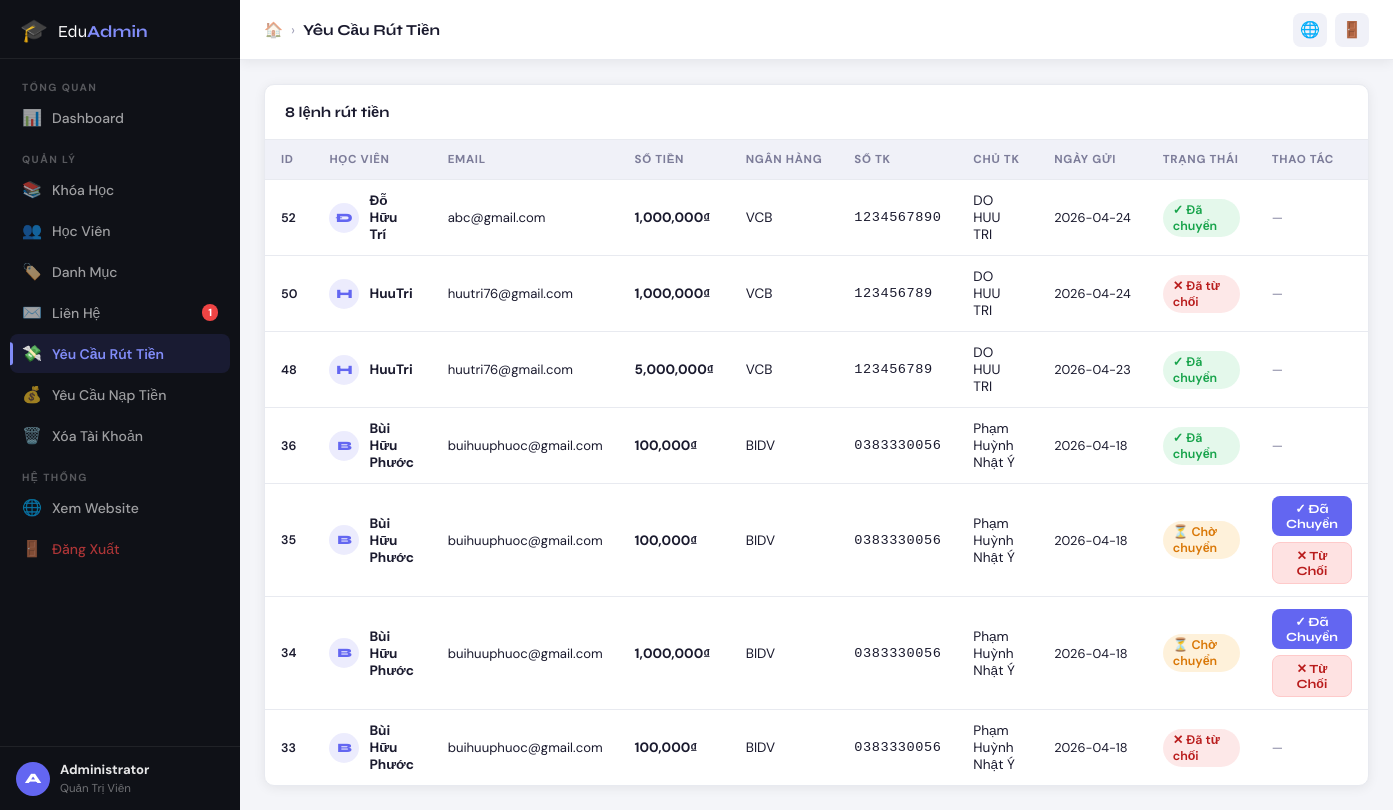
The app's page /admin/withdrawals (signed in) with its own data.
### tables this page shows
CREATE TABLE users (
    id INTEGER PRIMARY KEY AUTOINCREMENT,
    name TEXT NOT NULL,
    email TEXT UNIQUE NOT NULL,
    password TEXT NOT NULL,
    avatar TEXT DEFAULT NULL,
    is_admin INTEGER DEFAULT 0,
    wallet_balance REAL DEFAULT 0,
    created_at DATETIME DEFAULT CURRENT_TIMESTAMP
, bank_name TEXT DEFAULT "", bank_account TEXT DEFAULT "", bank_holder TEXT DEFAULT "");

CREATE TABLE wallet_transactions (
    id INTEGER PRIMARY KEY AUTOINCREMENT,
    user_id INTEGER NOT NULL,
    type TEXT NOT NULL CHECK(type IN ('deposit','withdraw','purchase','refund')),
    amount REAL NOT NULL,
    description TEXT,
    status TEXT DEFAULT 'completed' CHECK(status IN ('pending','completed','failed')),
    created_at DATETIME DEFAULT CURRENT_TIMESTAMP,
    FOREIGN KEY (user_id) REFERENCES users(id)
);

### app.py (the view)
@app.route('/admin/withdrawals')
@admin_required
def admin_withdrawals():
    page     = int(request.args.get('page', 1))
    per_page = 15
    conn     = get_db()
    try:
        conn.execute('ALTER TABLE users ADD COLUMN bank_name TEXT DEFAULT ""'); conn.commit()
    except: pass
    try:
        conn.execute('ALTER TABLE users ADD COLUMN bank_account TEXT DEFAULT ""'); conn.commit()
    except: pass
    try:
        conn.execute('ALTER TABLE users ADD COLUMN bank_holder TEXT DEFAULT ""'); conn.commit()
    except: pass
    total    = conn.execute("SELECT COUNT(*) FROM wallet_transactions WHERE type='withdraw'").fetchone()[0]
    requests = conn.execute(
        '''SELECT wt.*, u.name as user_name, u.email as user_email,
                  u.bank_name, u.bank_account, u.bank_holder
           FROM wallet_transactions wt
           JOIN users u ON wt.user_id=u.id
           WHERE wt.type='withdraw'
           ORDER BY wt.created_at DESC
           LIMIT ? OFFSET ?''',
        (per_page, (page-1)*per_page)
    ).fetchall()
    conn.close()
    return render_template('admin/withdrawals.html', requests=requests, total=total,
                           page=page, total_pages=(total+per_page-1)//per_page)

### app.py (called while the page is built, shortened)
def get_db():
    conn = sqlite3.connect(DB)
    conn.row_factory = sqlite3.Row
    return conn

def admin_required(f):
    @wraps(f)
    def decorated(*args, **kwargs):
        if 'user_id' not in session:
            return redirect(url_for('admin_login'))
        conn = get_db()
        user = conn.execute('SELECT is_admin FROM users WHERE id=?', (session['user_id'],)).fetchone()
        conn.close()
        if not user or not user['is_admin']:
            return redirect(url_for('admin_login'))
        return f(*args, **kwargs)
    return decorated

def get_current_user():
    if 'user_id' in session:
        conn = get_db()
        user = conn.execute('SELECT * FROM users WHERE id=?', (session['user_id'],)).fetchone()
        conn.close()
        return user
    return None

@app.context_processor
def inject_user():
    return {'current_user': get_current_user()}

@app.context_processor
def admin_helpers():
    def get_contact_count():
        try:
            conn = get_db()
            n = conn.execute('SELECT COUNT(*) FROM contacts').fetchone()[0]
            conn.close()
            return n
        except:
            return 0
    return {'get_contact_count': get_contact_count}

@app.context_processor
def teacher_application_notifications():
    if 'user_id' not in session:
        return {'header_app_update_count': 0}
    try:
        conn = get_db()
        ensure_teacher_recruitment_tables(conn)
        user = conn.execute('SELECT is_admin FROM users WHERE id=?', (session['user_id'],)).fetchone()
        if not user or user['is_admin']:
            conn.close()
            return {'header_app_update_count': 0}
    except Exception:
        return {'header_app_update_count': 0}

### templates/admin/withdrawals.html (shortened to what this page needs)
{% extends "admin/layout.html" %}
{% block page_title %}Yêu Cầu Rút Tiền{% endblock %}
{% block content %}
<div class="dash-card">
  <div class="dash-card-header">
    <h3>{{ total }} lệnh rút tiền</h3>
  </div>
  <div class="admin-table-wrap">
    <table class="admin-table">
      <thead>
        <tr>
          <th>ID</th>
          <th>Học Viên</th>
          <th>Email</th>
          <th>Số Tiền</th>
          <th>Ngân Hàng</th>
          <th>Số TK</th>
          <th>Chủ TK</th>
          <th>Ngày Gửi</th>
          <th>Trạng Thái</th>
          <th>Thao Tác</th>
        </tr>
      </thead>
      <tbody>
        {% for r in requests %}
        <tr id="row-wd-{{ r.id }}">
          <td class="td-id">{{ r.id }}</td>
          <td>
            <div class="td-user">
              <div class="td-avatar">{{ r.user_name[0] }}</div>
              <strong>{{ r.user_name }}</strong>
            </div>
          </td>
          <td class="td-email">{{ r.user_email }}</td>
          <td style="font-weight:700;color:var(--a-primary);white-space:nowrap;">
            {{ "{:,.0f}".format(r.amount) }}₫
          </td>
          <td>{{ r.bank_name or '—' }}</td>
          <td style="font-family:monospace;letter-spacing:.04em;">{{ r.bank_account or '—' }}</td>
          <td>{{ r.bank_holder or '—' }}</td>
          <td class="td-date">{{ r.created_at[:10] if r.created_at else '—' }}</td>
          <td>
            {% if r.status == 'pending' %}
              <span class="badge-wd badge-wd-pending">⏳ Chờ chuyển</span>
            {% elif r.status == 'completed' %}
              <span class="badge-wd badge-wd-done">✓ Đã chuyển</span>
            {% elif r.status == 'failed' %}
              <span class="badge-wd badge-wd-reject">✕ Đã từ chối</span>
            {% else %}
              <span class="badge-wd badge-wd-other">{{ r.status }}</span>
            {% endif %}
          </td>
          <td>
            {% if r.status == 'pending' %}
            <div style="display:flex;flex-wrap:wrap;gap:6px;align-items:center;">
              <button type="button" class="btn-admin-primary btn-sm" onclick="completeWithdrawal({{ r.id }})">✓ Đã Chuyển</button>
              <button type="button" class="btn-admin-danger btn-sm" onclick="rejectWithdrawal({{ r.id }})">✕ Từ Chối</button>
            </div>
            {% else %}
              <span style="color:var(--a-text-muted);font-size:.8rem;">—</span>
            {% endif %}
          </td>
        </tr>
        {% else %}
        <tr><td colspan="10" class="td-empty">Không có lệnh rút tiền nào.</td></tr>
        {% endfor %}
      </tbody>
    </table>
  </div>
</div>
{% endblock %}

### templates/admin/layout.html (shortened to what this page needs)
<!DOCTYPE html>
<html lang="vi">
<head>
  <link rel="stylesheet" href="{{ url_for('static', filename='css/admin.css') }}">
</head>
<body class="admin-body">
<aside class="admin-sidebar" id="admin-sidebar">
  <div class="sidebar-brand">
    <span class="brand-icon">🎓</span>
    <span class="brand-text">Edu<strong>Admin</strong></span>
  </div>
  <nav class="sidebar-nav">
    <div class="nav-group">
      <span class="nav-group-label">Tổng Quan</span>
      <a href="{{ url_for('admin_dashboard') }}" class="sidebar-link {% if request.endpoint=='admin_dashboard' %}active{% endif %}">
        <span class="sl-icon">📊</span> Dashboard
      </a>
    </div>
    <div class="nav-group">
      <span class="nav-group-label">Quản Lý</span>
      <a href="{{ url_for('admin_courses') }}" class="sidebar-link {% if request.endpoint=='admin_courses' %}active{% endif %}">
        <span class="sl-icon">📚</span> Khóa Học
      </a>
      <a href="{{ url_for('admin_users') }}" class="sidebar-link {% if request.endpoint=='admin_users' %}active{% endif %}">
        <span class="sl-icon">👥</span> Học Viên
      </a>
      <a href="{{ url_for('admin_categories') }}" class="sidebar-link {% if request.endpoint=='admin_categories' %}active{% endif %}">
        <span class="sl-icon">🏷️</span> Danh Mục
      </a>
      <a href="{{ url_for('admin_contacts') }}" class="sidebar-link {% if request.endpoint=='admin_contacts' %}active{% endif %}">
        <span class="sl-icon">✉️</span> Liên Hệ
        {% set cnt = get_contact_count() %}
        {% if cnt > 0 %}<span class="badge-nav">{{ cnt }}</span>{% endif %}
      </a>
      <a href="{{ url_for('admin_withdrawals') }}" class="sidebar-link {% if request.endpoint=='admin_withdrawals' %}active{% endif %}">
        <span class="sl-icon">💸</span> Yêu Cầu Rút Tiền
      </a>
      <a href="{{ url_for('admin_deposits') }}" class="sidebar-link {% if request.endpoint=='admin_deposits' %}active{% endif %}">
        <span class="sl-icon">💰</span> Yêu Cầu Nạp Tiền
      </a>
      <a href="{{ url_for('admin_delete_requests') }}" class="sidebar-link {% if request.endpoint=='admin_delete_requests' %}active{% endif %}">
        <span class="sl-icon">🗑️</span> Xóa Tài Khoản
      </a>
    </div>
    <div class="nav-group">
      <span class="nav-group-label">Hệ Thống</span>
      <a href="{{ url_for('trang_chu') }}" target="_blank" class="sidebar-link">
        <span class="sl-icon">🌐</span> Xem Website
      </a>
      <a href="{{ url_for('admin_logout') }}" class="sidebar-link sidebar-logout">
        <span class="sl-icon">🚪</span> Đăng Xuất
      </a>
    </div>
  </nav>
  <div class="sidebar-user">
    <div class="su-avatar">{{ session.get('user_name','A')[0] }}</div>
    <div class="su-info">
      <strong>{{ session.get('user_name','Admin') }}</strong>
      <span>Quản Trị Viên</span>
    </div>
  </div>
</aside>
<div class="admin-main" id="admin-main">
  <header class="admin-topbar">
    <div class="topbar-breadcrumb">
      <a href="{{ url_for('admin_dashboard') }}" class="breadcrumb-home">🏠</a>
      <span class="breadcrumb-sep">›</span>
      <span class="topbar-title">{% block page_title %}Dashboard{% endblock %}</span>
    </div>
    <div class="topbar-actions">
      <a href="{{ url_for('trang_chu') }}" target="_blank" class="topbar-btn" title="Xem website">🌐</a>
      <a href="{{ url_for('admin_logout') }}" class="topbar-btn topbar-logout" title="Đăng xuất">🚪</a>
    </div>
  </header>
  <div class="admin-content">
    {% block content %}{% endblock %}
  </div>
</div>
</body>
</html>

### templates/admin/withdrawals.html (style rules this page uses)
.badge-wd { display:inline-block; padding:3px 10px; border-radius:20px; font-size:.78rem; font-weight:600; }
.badge-wd-pending { background:rgba(245,158,11,.15); color:#d97706; }
.badge-wd-done { background:rgba(34,197,94,.12); color:#16a34a; }
.badge-wd-reject { background:rgba(239,68,68,.12); color:#b91c1c; }
.btn-sm { padding:5px 12px !important; font-size:.78rem !important; }
.btn-admin-danger { background:#fee2e2 !important; color:#b91c1c !important; border:1px solid #fecaca !important; }

### records on screen
users: get "Administrator"
wallet_transactions: id "52", name "Đ", user_name "Đỗ Hữu Trí", user_email "abc@gmail.com", amount "1,000,000", bank_name "VCB", bank_account "1234567890", bank_holder "DO HUU TRI", created_at "2026-04-24", status "✓ Đã chuyển"
wallet_transactions: id "50", name "H", user_name "HuuTri", user_email "huutri76@gmail.com", amount "1,000,000", bank_name "VCB", bank_account "123456789", bank_holder "DO HUU TRI", created_at "2026-04-24", status "✕ Đã từ chối"
wallet_transactions: id "48", name "H", user_name "HuuTri", user_email "huutri76@gmail.com", amount "5,000,000", bank_name "VCB", bank_account "123456789", bank_holder "DO HUU TRI", created_at "2026-04-23", status "✓ Đã chuyển"
wallet_transactions: id "36", name "B", user_name "Bùi Hữu Phước", user_email "buihuuphuoc@gmail.com", amount "100,000", bank_name "BIDV", bank_account "0383330056", bank_holder "Phạm Huỳnh Nhật Ý", created_at "2026-04-18", status "✓ Đã chuyển"
wallet_transactions: id "35", name "B", user_name "Bùi Hữu Phước", user_email "buihuuphuoc@gmail.com", amount "100,000", bank_name "BIDV", bank_account "0383330056", bank_holder "Phạm Huỳnh Nhật Ý", created_at "2026-04-18", status "⏳ Chờ chuyển"
wallet_transactions: id "34", name "B", user_name "Bùi Hữu Phước", user_email "buihuuphuoc@gmail.com", amount "1,000,000", bank_name "BIDV", bank_account "0383330056", bank_holder "Phạm Huỳnh Nhật Ý", created_at "2026-04-18", status "⏳ Chờ chuyển"
wallet_transactions: id "33", name "B", user_name "Bùi Hữu Phước", user_email "buihuuphuoc@gmail.com", amount "100,000", bank_name "BIDV", bank_account "0383330056", bank_holder "Phạm Huỳnh Nhật Ý", created_at "2026-04-18", status "✕ Đã từ chối"

### other values on screen
{{ cnt }} "1"
{{ session.get('user_name','A')[0] }} "A"
{{ total }} "8"
